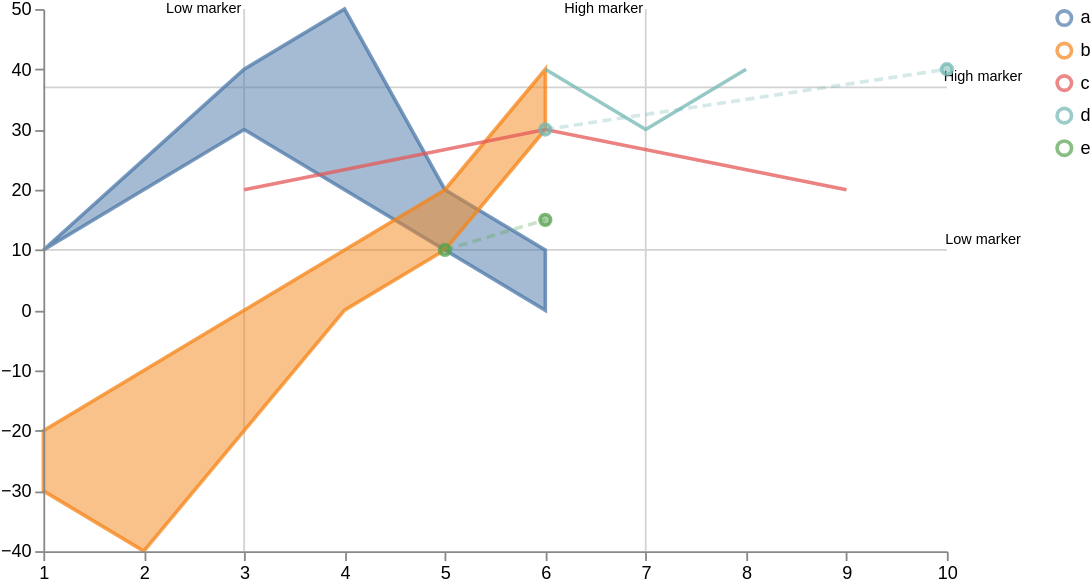

The specification (Vega-Lite) saved for this image:
### Vega specification from a JSON file in a GitHub repository (floating-point values rounded to 4 significant figures)
{"$schema": "https://vega.github.io/schema/vega/v5.json", "width": 500, "height": 300, "scales": [{"name": "xscale", "type": "linear", "range": "width", "zero": false, "domain": {"fields": [{"data": "distributions", "field": "timepoint"}, {"data": "traces", "field": "timepoint"}, {"data": "points", "field": "timepoint"}]}}, {"name": "yscale", "type": "linear", "range": "height", "nice": true, "zero": true, "domain": {"fields": [{"data": "distributions", "field": "lower"}, {"data": "distributions", "field": "upper"}, {"data": "traces", "field": "value"}, {"data": "points", "field": "value"}]}}, {"name": "color", "type": "ordinal", "range": "category", "domain": {"fields": [{"data": "distributions", "field": "trajectory"}, {"data": "traces", "field": "trajectory"}, {"data": "points", "field": "trajectory"}], "sort": {"order": "ascending"}}}], "axes": [{"name": "x_axis", "orient": "bottom", "scale": "xscale", "zindex": 100}, {"name": "y_axis", "orient": "left", "scale": "yscale", "zindex": 100}], "signals": [{"name": "clear", "value": true, "on": [{"events": "mouseup[!event.item]", "update": "true", "force": true}]}, {"name": "shift", "value": false, "on": [{"events": "@legendSymbol:click, @legendLabel:click", "update": "event.shiftKey", "force": true}]}, {"name": "clicked", "value": null, "on": [{"events": "@legendSymbol:click, @legendLabel:click", "update": "{value: datum.value}", "force": true}]}, {"name": "clearData", "value": true, "on": [{"events": "mouseup[!event.item]", "update": "true", "force": true}]}, {"name": "clickedData", "value": null, "on": [{"events": "@area:click", "update": "{value: datum.trajectory}", "force": true}]}, {"name": "logLegendClick", "value": null, "on": [{"events": "@legendSymbol:click, @legendLabel:click", "update": "{datum: datum}", "force": true}]}, {"description": "Active datapoint", "name": "activated_datapoint", "value": null, "on": [{"events": "symbol:mouseover", "update": "item()"}, {"events": "symbol:mouseout", "update": "null"}]}, {"name": "logAreaClick", "value": null, "on": [{"events": "@area:click", "update": "{datum: datum}", "force": true}]}], "config": {"logLevel": "warn"}, "legends": [{"name": "color_legend", "stroke": "color", "encode": {"symbols": {"name": "legendSymbol", "interactive": true, "update": {"fill": {"value": "transparent"}, "strokeWidth": {"value": 2}, "opacity": [{"test": "!length(data('selected')) || indata('selected', 'value', datum.value) || indata('selectedData', 'value', datum.value)", "value": 0.7}, {"value": 0.15}], "size": {"value": 64}}}, "labels": {"name": "legendLabel", "interactive": true, "update": {"opacity": [{"test": "!length(data('selectedData')) || indata('selectedData', 'value', datum.value)", "value": 1}, {"value": 0.25}]}}}}], "marks": [{"type": "group", "zindex": 3, "name": "_points", "from": {"facet": {"name": "points_split", "data": "points", "groupby": "trajectory"}}, "marks": [{"type": "symbol", "name": "_points_symbol", "from": {"data": "points_split"}, "zindex": 3, "encode": {"update": {"x": {"scale": "xscale", "field": "timepoint"}, "y": {"scale": "yscale", "field": "value"}, "size": {"value": 35}, "strokeWidth": {"value": 2}, "fill": {"scale": "color", "field": "trajectory"}, "stroke": {"scale": "color", "field": "trajectory"}, "fillOpacity": [{"test": "!length(data('selected')) || indata('selected', 'value', datum.trajectory)", "value": 0.5}, {"value": 0.15}], "strokeOpacity": [{"test": "!length(data('selected')) || indata('selected', 'value', datum.trajectory)", "value": 0.75}, {"value": 0.15}], "tooltip": {"field": "value"}}, "hover": {"fillOpacity": {"value": 0.9}}}}, {"type": "line", "name": "_points_line", "from": {"data": "points_split"}, "zindex": 3, "encode": {"update": {"x": {"scale": "xscale", "field": "timepoint"}, "y": {"scale": "yscale", "field": "value"}, "strokeWidth": {"value": 2}, "stroke": {"scale": "color", "field": "trajectory"}, "interpolate": {"value": "linear"}, "strokeDash": {"value": [5, 3]}, "strokeOpacity": [{"test": "!length(data('selected')) || indata('selected', 'value', datum.trajectory)", "value": 0.3}, {"value": 0.1}]}, "hover": {"fillOpacity": {"value": 0.9}}}}]}, {"type": "group", "zindex": 2, "name": "_traces", "from": {"facet": {"name": "traces_split", "data": "traces", "groupby": "trajectory"}}, "marks": [{"type": "line", "name": "_traces_lines", "from": {"data": "traces_split"}, "encode": {"update": {"x": {"scale": "xscale", "field": "timepoint"}, "y": {"scale": "yscale", "field": "value"}, "strokeWidth": {"value": 2}, "stroke": {"scale": "color", "field": "trajectory"}, "interpolate": {"value": "linear"}, "strokeOpacity": [{"test": "!length(data('selected')) || indata('selected', 'value', datum.trajectory)", "value": 0.75}, {"value": 0.15}]}, "hover": {"fillOpacity": {"value": 0.9}}}}]}, {"type": "group", "name": "_distributions", "zindex": 1, "from": {"facet": {"name": "trajectory_split", "data": "distributions", "groupby": "trajectory"}}, "marks": [{"type": "area", "name": "area", "interactive": true, "from": {"data": "trajectory_split"}, "encode": {"update": {"x": {"scale": "xscale", "field": "timepoint"}, "y": {"scale": "yscale", "field": "upper"}, "y2": {"scale": "yscale", "field": "lower"}, "interpolate": {"value": "linear"}, "strokeWidth": {"value": 2}, "fill": {"scale": "color", "field": "trajectory"}, "stroke": {"scale": "color", "field": "trajectory"}, "fillOpacity": [{"test": "!length(data('selected')) || indata('selected', 'value', datum.trajectory)", "value": 0.5}, {"value": 0.15}], "strokeOpacity": [{"test": "!length(data('selected')) || indata('selected', 'value', datum.trajectory)", "value": 0.75}, {"value": 0.15}]}, "hover": {"fillOpacity": {"value": 0.9}}}}]}, {"type": "group", "name": "_markers_v", "marks": [{"type": "rule", "name": "_marker_v text", "from": {"data": "markers_v"}, "encode": {"enter": {"stroke": {"value": "lightgray"}}, "update": {"x": {"scale": "xscale", "field": "axis_value"}, "y2": {"value": 0}, "y": {"signal": "height"}, "opacity": {"value": 1}}}}, {"type": "text", "name": "_marker_v flags", "from": {"data": "_marker_v text"}, "encode": {"enter": {"text": {"field": "datum.label"}, "y": {"value": 0}, "fontSize": {"value": 8}}}, "transform": [{"type": "label", "lineAnchor": "start", "as": ["x", "_y", "opacity", "align", "baseline"], "offset": [1], "size": {"signal": "[width, height]"}}]}]}, {"type": "group", "name": "_markers_h", "marks": [{"type": "rule", "name": "_marker_h text", "from": {"data": "markers_h"}, "encode": {"enter": {"stroke": {"value": "lightgray"}}, "update": {"y": {"scale": "yscale", "field": "axis_value"}, "x2": {"value": 0}, "x": {"signal": "width"}, "opacity": {"value": 1}}}}, {"type": "text", "name": "_marker_h flags", "from": {"data": "_marker_h text"}, "encode": {"enter": {"text": {"field": "datum.label"}, "x": {"signal": "width+20"}, "fontSize": {"value": 8}}}, "transform": [{"type": "label", "lineAnchor": "start", "as": ["_x", "y", "opacity", "align", "baseline"], "offset": [1], "size": {"signal": "[width, height]"}}]}]}], "data": [{"name": "distributions", "values": [{"timepoint": 1, "upper": 10, "lower": 10, "trajectory": "a"}, {"timepoint": 2, "upper": 20, "lower": 25, "trajectory": "a"}, {"timepoint": 4, "upper": 20, "lower": 50, "trajectory": "a"}, {"timepoint": 6, "upper": 0, "lower": 10, "trajectory": "a"}, {"timepoint": 1, "upper": -30, "lower": -20, "trajectory": "b"}, {"timepoint": 5, "upper": 10, "lower": 20, "trajectory": "a"}, {"timepoint": 2, "upper": -40, "lower": -10, "trajectory": "b"}, {"timepoint": 3, "upper": -20, "lower": 0, "trajectory": "b"}, {"timepoint": 3, "upper": 30, "lower": 40, "trajectory": "a"}, {"timepoint": 5, "upper": 10, "lower": 20, "trajectory": "b"}, {"timepoint": 4, "upper": 0, "lower": 10, "trajectory": "b"}, {"timepoint": 6, "upper": 30, "lower": 40, "trajectory": "b"}], "transform": [{"type": "collect", "sort": {"field": ["trajectory", "timepoint"]}}, {"type": "formula", "expr": "warn('DEBUG: timepoint=' + datum.timepoint + ', upper=' + datum.upper + ', lower=' + datum.lower + ', trajectory=' + datum.trajectory, null)", "as": "debugInfo"}]}, {"name": "traces", "values": [{"timepoint": 6, "value": 30, "trajectory": "c"}, {"timepoint": 9, "value": 20, "trajectory": "c"}, {"timepoint": 3, "value": 20, "trajectory": "c"}, {"timepoint": 7, "value": 30, "trajectory": "d"}, {"timepoint": 6, "value": 40, "trajectory": "d"}, {"timepoint": 8, "value": 40, "trajectory": "d"}], "transform": [{"type": "filter", "expr": "isValid(datum.value)"}, {"type": "collect", "sort": {"field": ["trajectory", "timepoint"]}}, {"type": "formula", "expr": "warn('DEBUG: timepoint=' + datum.timepoint + ', value=' + datum.value + ', trajectory=' + datum.trajectory, null)", "as": "debugInfo"}]}, {"name": "points", "values": [{"timepoint": 6, "value": 30, "trajectory": "d"}, {"timepoint": 10, "value": 40, "trajectory": "d"}, {"timepoint": 5, "value": 10, "trajectory": "e"}, {"timepoint": 6, "value": 15, "trajectory": "e"}], "transform": [{"type": "formula", "expr": "warn('DEBUG: timepoint=' + datum.timepoint + ', value=' + datum.value + ', trajectory=' + datum.trajectory, null)", "as": "debugInfo"}]}, {"name": "markers_v", "values": [{"axis_value": 3, "label": "Low marker"}, {"axis_value": 7, "label": "High marker"}]}, {"name": "markers_h", "values": [{"axis_value": 10, "label": "Low marker"}, {"axis_value": 37, "label": "High marker"}]}, {"name": "selected", "on": [{"trigger": "clear", "remove": true}, {"trigger": "!shift", "remove": true}, {"trigger": "!shift && clicked", "insert": "clicked"}, {"trigger": "shift && clicked", "toggle": "clicked"}]}, {"name": "selectedData", "on": [{"trigger": "clearData", "remove": true}, {"trigger": "clickedData", "toggle": "clickedData"}]}]}
